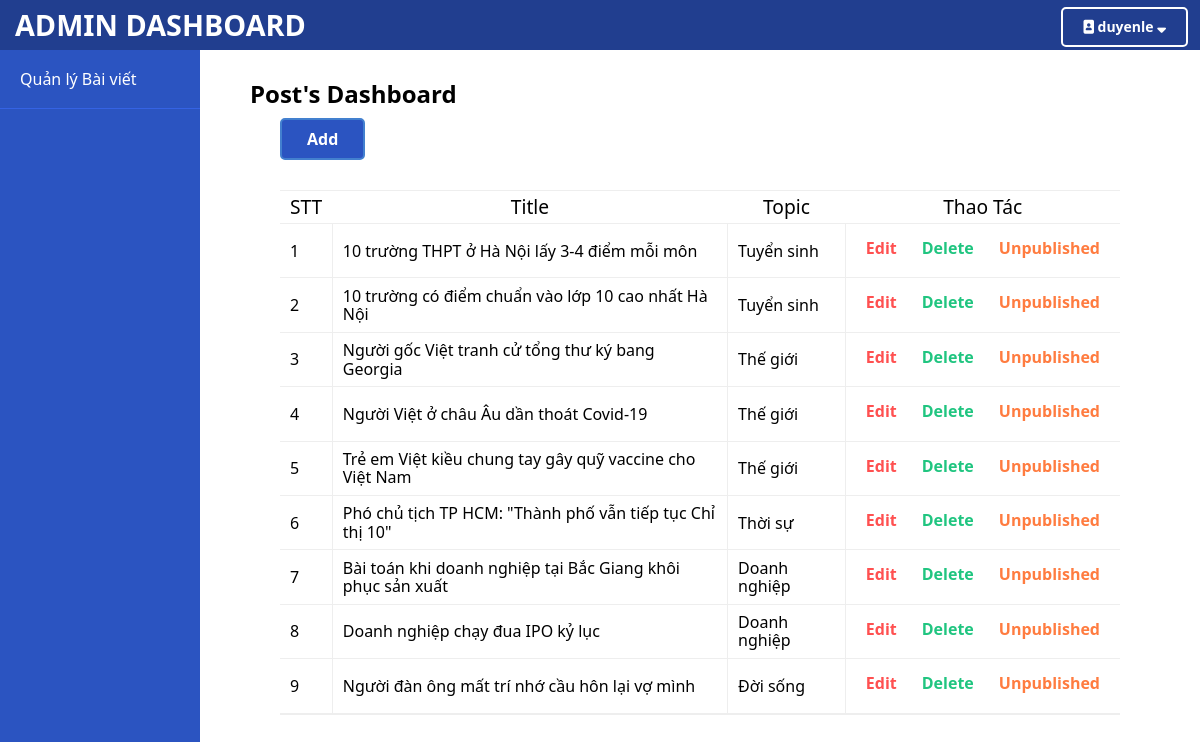
Screenshot of /admin/article/index.php (signed in) with the database file from the repository.
### tables this page shows
CREATE TABLE `posts` (
  `id` int(11) NOT NULL,
  `user_id` int(11) NOT NULL,
  `topic_id` int(11) NOT NULL,
  `title` varchar(255) NOT NULL,
  `content` mediumtext NOT NULL,
  `slug` varchar(255) NOT NULL,
  `image_path` varchar(255) NOT NULL,
  `IsPublished` tinyint(1) NOT NULL,
  `views` int(11) NOT NULL,
  `create_date` datetime NOT NULL DEFAULT current_timestamp(),
  `update_date` timestamp NOT NULL DEFAULT current_timestamp() ON UPDATE current_timestamp()
);

CREATE TABLE `topics` (
  `id` int(11) NOT NULL,
  `parent_topic_id` int(11) DEFAULT NULL,
  `name` varchar(255) NOT NULL
);

### models/PostModel.php (called while the page is built, shortened)
<?php
require_once(ROOT_PATH . "/include/config.php");
class Post
{
    public function getPostsOfAuthor($user_id)
    {
        global $conn;
        $sql = "SELECT * FROM posts WHERE user_id = $user_id ORDER BY id DESC";
        $result = mysqli_query($conn, $sql);
        $posts = mysqli_fetch_all($result, MYSQLI_ASSOC);
        $final = array();
        foreach ($posts as $post) {
            array_push($final, $post);
        }
        return $final;
    }
}

### models/CategoryModel.php (called while the page is built, shortened)
<?php
require_once(ROOT_PATH . "/include/config.php");
class Category
{
    public function getTopicNameByID($id)
    {
        if ($id !== null) {
            global $conn;
            $sql = "SELECT `name` FROM topics WHERE `id`=$id";
            $result = mysqli_query($conn, $sql);
            $final = mysqli_fetch_array($result);
            return $final['name'];
        }
    }
}

### admin/article/index.php (the view, shortened to what this page needs)
<?php
require_once(ROOT_PATH . '/models/PostModel.php');
$post_model = new Post();
require_once(ROOT_PATH . '/models/CategoryModel.php');
$topic_model = new Category();
require_once(ROOT_PATH . '/models/UserModel.php');
if (isset($_SESSION['user_id']) && $_SESSION['user_role_id'] !== 3) {
    ?>
<?php
    include(ROOT_PATH . '/admin/include/head.php'); ?>
</head>
<body>
    <div class="admin-header">
        <div class="logo">
            <a href="<?php echo BASE_URL . "dashboard/"; ?>">ADMIN DASHBOARD</a>
        </div>
        <?php include(ROOT_PATH . '/admin/include/menu.php'); ?>
        </div>
    <div class="admin-wrap">
        <?php include(ROOT_PATH . '/admin/include/sidebar.php'); ?>
        <div class="admin-content">
            <h2 class="page-title">Post's Dashboard</h2>
            <div class="btn"><a href="<?php echo BASE_URL . 'add-post/'?>" class="add-btn">Add</a></div>
            <div class="content">
                <div class="post-table">
                    <table>
                        <thead>
                            <tr>
                                <th>STT</th>
                                <th>Title</th>
                                <th>Topic</th>
                                <th>Thao Tác</th>
                            </tr>
                        </thead>
                        <tbody>
                            <?php
                            if ($_SESSION['user_role_id'] ===1) {
                                $posts = $post_model->GetAllPosts();
                            } else {
                                $posts = $post_model->getPostsOfAuthor($_SESSION['user_id']);
                            }
    $STT = 1;
    foreach ($posts as $post) {?>
                            <tr>
                                <td><?php echo $STT; ?></td>
                                <td class="post_title">
                                    <span style="font-weight: 500;"><?php echo $post['title']; ?></span>
                                </td>
                                <td class="topic_name">
                                    <?php echo $topic_model->getTopicNameByID($post['topic_id']); ?>
                                </td>
                                <td class="thaotac">
                                    <div class="btn-group">
                                        <a href="<?php echo BASE_URL . 'edit-post/' . $post['id']; ?>" class="edit-btn">Edit</a>
                                        <a href="<?php echo BASE_URL . 'delete-post/'. $post['id']; ?>"
                                            class="delete-btn" onclick="return confirm('Bạn có chắc chắn muốn xóa bài viết này?')">Delete</a>
                                        <a href="<?php echo BASE_URL . 'publish-toggle/' . $post['id'] . '/' . ($post['IsPublished'] ? 0 : 1) ?>" class="publish-btn">
                                            <?php echo(!$post['IsPublished'] ? 'Published' : 'Unpublished') ?>
                                        </a>
                                    </div>
                                </td>
                            </tr>
                            <?php
                        $STT++;
                        }; ?>
                        </tbody>
                    </table>
                </div>
            </div>
        </div>
    </div>
</body>
</html>
<?php
} else {
                            header('location: ' . BASE_URL);
                        }?>

### assets/css/admin-style.css (style rules this page uses)
* { box-sizing: border-box; padding: 0px; margin: 0px; font-family: 'Segoe UI', Tahoma, Geneva, Verdana, sans-serif; }
.admin-header { height: var(--admin-header-height); width: 100%; background-color: #213e8f; color: white; position: fixed; top: 0; left: 0; display: flex; justify-content: space-between; }
.admin-header .logo { margin-top: 8px; }
.admin-header .logo a { text-decoration: none; color: white; padding: 5px 15px; font-size: 1.8rem; font-weight: 600; }
.admin-content { padding: 30px 50px; margin-left: var(--admin-sidebar-width); margin-top: var(--admin-header-height); overflow-y: auto; }
div.topic-table, div.post-table, div.user-table { padding: 30px; overflow: auto; margin: 0 auto; }
table { width: 80%; }
.post-table table { width: 100%; }
table::after { content: ""; display: block; clear: both; }
table, th, td { border-bottom: 1px solid #eeeeee; border-collapse: collapse; }
th, td { padding: 5px 10px; }
td { border-right: 1px solid #eeeeee; }
td:last-child { border-right: none; }
th { border-top: 1px solid #eeeeee; font-size: 1.2rem; font-weight: 500; }
.btn-group { display: flex; justify-content: center; }
.btn-group a { padding: 10px; margin: 0 5px 5px 0; border-radius: 5px; font-weight: 600; display: inline-block; text-decoration: none; }
.btn-group a:last-child { margin-right: 0; }
div.btn { display: block; }
.add-btn { border: 2px solid #4380cf; background-color: #2B54C1; color: white; margin: 10px 0 0 30px; padding: 10px 25px; border-radius: 5px; display: inline-block; font-weight: bold; text-decoration: none; }
.edit-btn { color: #ff5050; }
.delete-btn { color: #20c580; }
.publish-btn { color: #ff7c40; }

### rows the page displays
posts: title "10 trường THPT ở Hà Nội lấy 3-4 điểm mỗi môn", topic.name "Tuyển sinh", IsPublished "Unpublished"
posts: title "10 trường có điểm chuẩn vào lớp 10 cao nhất Hà Nội", topic.name "Tuyển sinh", IsPublished "Unpublished"
posts: title "Người gốc Việt tranh cử tổng thư ký bang Georgia", topic.name "Thế giới", IsPublished "Unpublished"
posts: title "Người Việt ở châu Âu dần thoát Covid-19", topic.name "Thế giới", IsPublished "Unpublished"
posts: title "Trẻ em Việt kiều chung tay gây quỹ vaccine cho Việt Nam", topic.name "Thế giới", IsPublished "Unpublished"
posts: title "Phó chủ tịch TP HCM: \"Thành phố vẫn tiếp tục Chỉ thị 10\"", topic.name "Thời sự", IsPublished "Unpublished"
posts: title "Bài toán khi doanh nghiệp tại Bắc Giang khôi phục sản xuất", topic.name "Doanh nghiệp", IsPublished "Unpublished"
posts: title "Doanh nghiệp chạy đua IPO kỷ lục", topic.name "Doanh nghiệp", IsPublished "Unpublished"
posts: title "Người đàn ông mất trí nhớ cầu hôn lại vợ mình", topic.name "Đời sống", IsPublished "Unpublished"

### other values shown
$_SESSION['user_username'] "duyenle"
